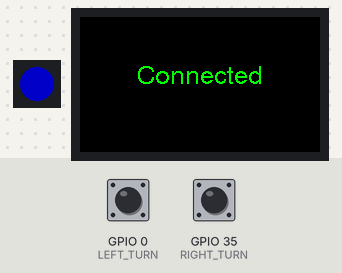
A sketch run on a simulated ESP32. Shown: 1 RGB LEDs in strip order, left to right, 240×135 colour display. The inputs (shaded band) are chosen by the test bench; at power-on: GPIO 0 (LEFT_TURN) HIGH, GPIO 35 (RIGHT_TURN) HIGH. Dim RGB values are drawn brighter than linear; the strip is taken to match the declared colour order; USB keyboard and mouse output is not drawn; what the sketch prints to the serial monitor is not drawn.

Above: at 1.3 s.
1.4 s: GPIO 0 (LEFT_TURN) pulled LOW for 0.15 s
At 1.49 s:
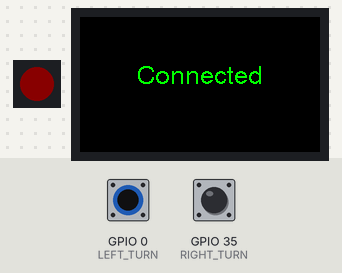
3.2 s: GPIO 35 (RIGHT_TURN) pulled LOW for 0.15 s
At 3.29 s:
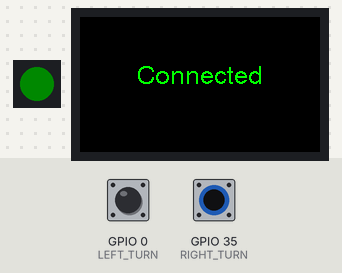
5.0 s: GPIO 35 (RIGHT_TURN) pulled LOW for 3.2 s
At 8.31 s:
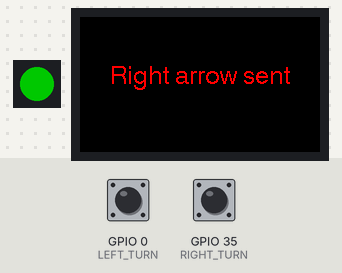
9.8 s: GPIO 0 (LEFT_TURN) pulled LOW for 3.2 s
At 13.11 s:
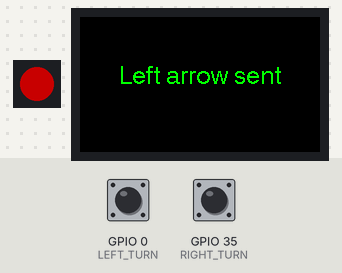
Timing chart, 0 to 14.7 s (numbered marks = the images above; inputs shaded):
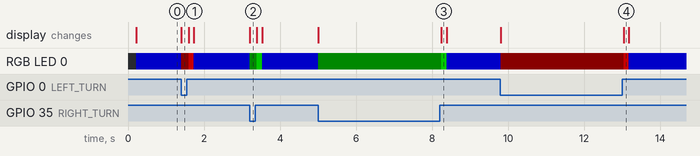

Measured:
- after the input at 1.4 s, RGB LED 0: RGB(0, 0, 100) → RGB(10, 0, 0) at once, → RGB(100, 0, 0) 0.19 s later, → RGB(0, 0, 100) 0.14 s later
- after the input at 3.2 s, RGB LED 0: RGB(0, 0, 100) → RGB(0, 10, 0) at once, → RGB(0, 100, 0) 0.19 s later, → RGB(0, 0, 100) 0.14 s later
- after the input at 5.0 s, RGB LED 0: RGB(0, 0, 100) → RGB(0, 10, 0) at once, → RGB(0, 100, 0) 3.2 s later, → RGB(0, 0, 100) 0.14 s later
- after the input at 9.8 s, RGB LED 0: RGB(0, 0, 100) → RGB(10, 0, 0) at once, → RGB(100, 0, 0) 3.2 s later, → RGB(0, 0, 100) 0.14 s later

The sketch:

DaTurn_TTGO.ino
```cpp
#include <BleKeyboard.h>
#include <Adafruit_NeoPixel.h>
#ifdef __AVR__
 #include <avr/power.h> // Required for 16 MHz Adafruit Trinket
#endif
#include <TFT_eSPI.h>
#include <SPI.h>

#define RIGHT_TURN      35 //4
#define LEFT_TURN       0 //5
#define RGBW_PIN        22

#define DEBUG_MODE      0
int INITIAL = 1;


// RGBW Pixel
int numPixels = 1;
int pixelFormat = NEO_RGBW + NEO_KHZ800;
Adafruit_NeoPixel *pixels;

// BLE-Keyboard
BleKeyboard bleKeyboard("DaTurn", "DPommranz", 100);

// TFT-Display
TFT_eSPI tft = TFT_eSPI(135, 240); // Invoke custom library


void setup() {
  bleKeyboard.begin();
  Serial.begin(115200);
  Serial.println("Starting BLE work!");

  pinMode(LEFT_TURN, INPUT_PULLUP);
  pinMode(RIGHT_TURN, INPUT_PULLUP);


  #if defined(__AVR_ATtiny85__) && (F_CPU == 16000000)
    clock_prescale_set(clock_div_1);
  #endif
  pixels = new Adafruit_NeoPixel(numPixels, RGBW_PIN, pixelFormat);
  pixels->begin(); // INITIALIZE NeoPixel strip object (REQUIRED)
  pixels->clear(); // Set all pixel colors to 'off'

  tft.init();
  tft.setRotation(1);
  tft.fillScreen(TFT_BLACK);
  tft.setTextColor(TFT_YELLOW, TFT_BLACK);
}

void loop() {

  static int debug = 0, counter_right = 0, counter_left = 0;
  char button_right = digitalRead(RIGHT_TURN) == LOW;
  char button_left = digitalRead(LEFT_TURN) == LOW;

  while (!bleKeyboard.isConnected()) {
    bleKeyboard.press(KEY_RIGHT_ARROW);
    tft.setTextColor(TFT_BLUE, TFT_BLACK);
    tft.drawCentreString("Connecting",120,48,4);
    pixels->setPixelColor(0, pixels->Color(0, 0, 255, 0));
    pixels->show();
    delay(500);
    pixels->clear(); // Set all pixel colors to 'off'
    pixels->show();
    delay(500);
    //i = ( i > 10 ) ? 0 : i++;
  }

  if (INITIAL) {
    tft.fillScreen(TFT_BLACK);
    tft.setTextColor(TFT_GREEN, TFT_BLACK);
    tft.drawCentreString("Connected",120,48,4);
    INITIAL = 0;
  }


  if(button_right) {
    counter_right++;
    pixels->setPixelColor(0, pixels->Color(0, 10, 0, 0));
  } else if(button_left) {
    counter_left++;
    pixels->setPixelColor(0, pixels->Color(10, 0, 0, 0));
  } else {
    pixels->setPixelColor(0, pixels->Color(0, 0, 100, 0));
  }

  pixels->show();  // Send the updated pixel colors to the hardware.


  if (bleKeyboard.isConnected() && !button_right && counter_right > 1) {
    if(DEBUG_MODE) Serial.print("Right Turn: ");
    if(DEBUG_MODE) Serial.println(counter_right);
    bleKeyboard.press(KEY_RIGHT_ARROW);
    tft.fillScreen(TFT_BLACK);
    tft.setTextColor(TFT_RED, TFT_BLACK);
    tft.drawCentreString("Right arrow sent",120,48,4);
    INITIAL = 1;
    pixels->setPixelColor(0, pixels->Color(0, 100, 0, 0));
    pixels->show();   // Send the updated pixel colors to the hardware.
    delay (100);
    bleKeyboard.releaseAll();
    pixels->clear(); // Set all pixel colors to 'off'

    counter_right = 0;
  }
  if (bleKeyboard.isConnected() && !button_left && counter_left > 1) {
    if(DEBUG_MODE) Serial.print("Left Turn: ");
    if(DEBUG_MODE) Serial.println(counter_left);
    bleKeyboard.press(KEY_LEFT_ARROW);
    tft.fillScreen(TFT_BLACK);
    tft.setTextColor(TFT_GREEN, TFT_BLACK);
    tft.drawCentreString("Left arrow sent",120,48,4);
    INITIAL = 1;
    pixels->setPixelColor(0, pixels->Color(100, 0, 0, 0));
    pixels->show();   // Send the updated pixel colors to the hardware.
    delay (100);
    bleKeyboard.releaseAll();
    pixels->clear(); // Set all pixel colors to 'off'

    counter_left = 0;
  }

  if(++debug % 20 == 0 && DEBUG_MODE ){
    Serial.println("sec");
    delay(50);
  }
}
```
